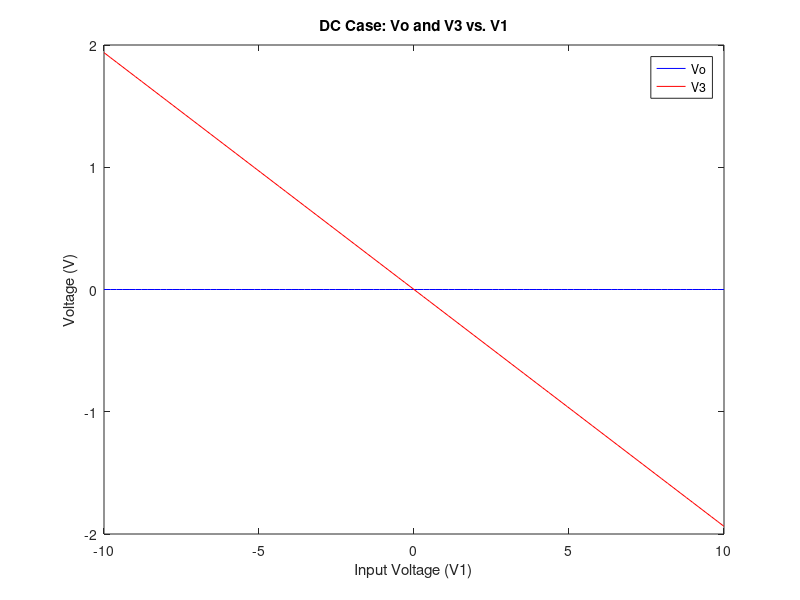

Write MATLAB code to recreate this figure.
% Define parameters
G1 = 1;
C1 = 0.25;
G2 = 2;
L = 0.2;
G3 = 10;
alpha = 100;
G4 = 0.1;
Go = 1000;
omega = pi; % example frequency
Vin = 1; % example input voltage

% Define range for input voltage V1 (for DC analysis)
V1_range = linspace(-10, 10, 100); % DC sweep range

% Preallocate arrays for results
Vo_dc = zeros(size(V1_range));
V3_dc = zeros(size(V1_range));


% Loop over DC voltage range
for i = 1:length(V1_range)
    Vin = V1_range(i); % Set input voltage for DC analysis

    % Construct the conductance matrix G
    G = [1, 0, 0, 0, 0, 0, 0;
        0,G1, -G1, 0, 0, 0, 0;
        0, G1, G2-G1, 0, 0, 0, 0;
        0, 0, 0, G3, 0, 0, 0;
        0, 0, 0, alpha*G3, 1, 0, 0;
        0, 0, 0, -G3, G4, -G4, -1;
        0, 0, 0, 0, -G4, G4+Go, 0];

    % Construct the capacitance matrix C
    C = [C1, (-C1), 0, 0, 0, 0, 0;
         (-C1), C1, 0, 0, 0, 0, 0;
         0, 0, 0, 0, 0, 0, 0;
         0, 0, 0, 0, 0, 0, 0;
         0, 0, 0, 0, 0, 0, 0;
         0, 0, 0, 0, 0, 0, 0;
         0, 0, 0, 0, 0, 0, 0];

    
    % Define the right-hand side vector F
    F = [Vin; 0; 0; 0; 0; 0; 0];

    % Construct the complex matrix G + jωC
    G_complex = G + (1i * omega * C);

    % Solve for V
    V = (G_complex)\F;

    % Store Vo and V3 for DC analysis
    Vo_dc(i) = V(5); % Vo is the 5th element of V
    V3_dc(i) = V(3); % V3 is the 3rd element of V

end

% Plot results for DC case
plot(V1_range, Vo_dc, 'b', V1_range, V3_dc, 'r');
xlabel('Input Voltage (V1)');
ylabel('Voltage (V)');
legend('Vo', 'V3');
title('DC Case: Vo and V3 vs. V1');



